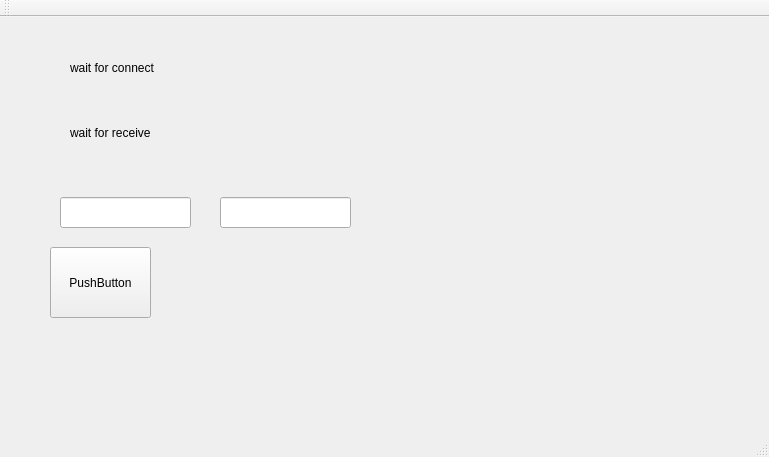
<?xml version="1.0" encoding="UTF-8"?>
<ui version="4.0">
 <class>MainWindow</class>
 <widget class="QMainWindow" name="MainWindow">
  <property name="geometry">
   <rect>
    <x>0</x>
    <y>0</y>
    <width>769</width>
    <height>457</height>
   </rect>
  </property>
  <property name="windowTitle">
   <string>MainWindow</string>
  </property>
  <widget class="QWidget" name="centralWidget">
   <widget class="QLabel" name="statusLabel">
    <property name="geometry">
     <rect>
      <x>70</x>
      <y>30</y>
      <width>101</width>
      <height>41</height>
     </rect>
    </property>
    <property name="text">
     <string>wait for connect</string>
    </property>
   </widget>
   <widget class="QLabel" name="messageLable">
    <property name="geometry">
     <rect>
      <x>70</x>
      <y>90</y>
      <width>111</width>
      <height>51</height>
     </rect>
    </property>
    <property name="text">
     <string>wait for receive</string>
    </property>
   </widget>
   <widget class="QLineEdit" name="hostLineEdit">
    <property name="geometry">
     <rect>
      <x>60</x>
      <y>180</y>
      <width>131</width>
      <height>31</height>
     </rect>
    </property>
   </widget>
   <widget class="QLineEdit" name="portLineEdit">
    <property name="geometry">
     <rect>
      <x>220</x>
      <y>180</y>
      <width>131</width>
      <height>31</height>
     </rect>
    </property>
   </widget>
   <widget class="QPushButton" name="pushButton">
    <property name="geometry">
     <rect>
      <x>50</x>
      <y>230</y>
      <width>101</width>
      <height>71</height>
     </rect>
    </property>
    <property name="text">
     <string>PushButton</string>
    </property>
   </widget>
  </widget>
  <widget class="QMenuBar" name="menuBar">
   <property name="geometry">
    <rect>
     <x>0</x>
     <y>0</y>
     <width>769</width>
     <height>23</height>
    </rect>
   </property>
  </widget>
  <widget class="QToolBar" name="mainToolBar">
   <attribute name="toolBarArea">
    <enum>TopToolBarArea</enum>
   </attribute>
   <attribute name="toolBarBreak">
    <bool>false</bool>
   </attribute>
  </widget>
  <widget class="QStatusBar" name="statusBar"/>
 </widget>
 <layoutdefault spacing="6" margin="11"/>
 <resources/>
 <connections/>
</ui>
